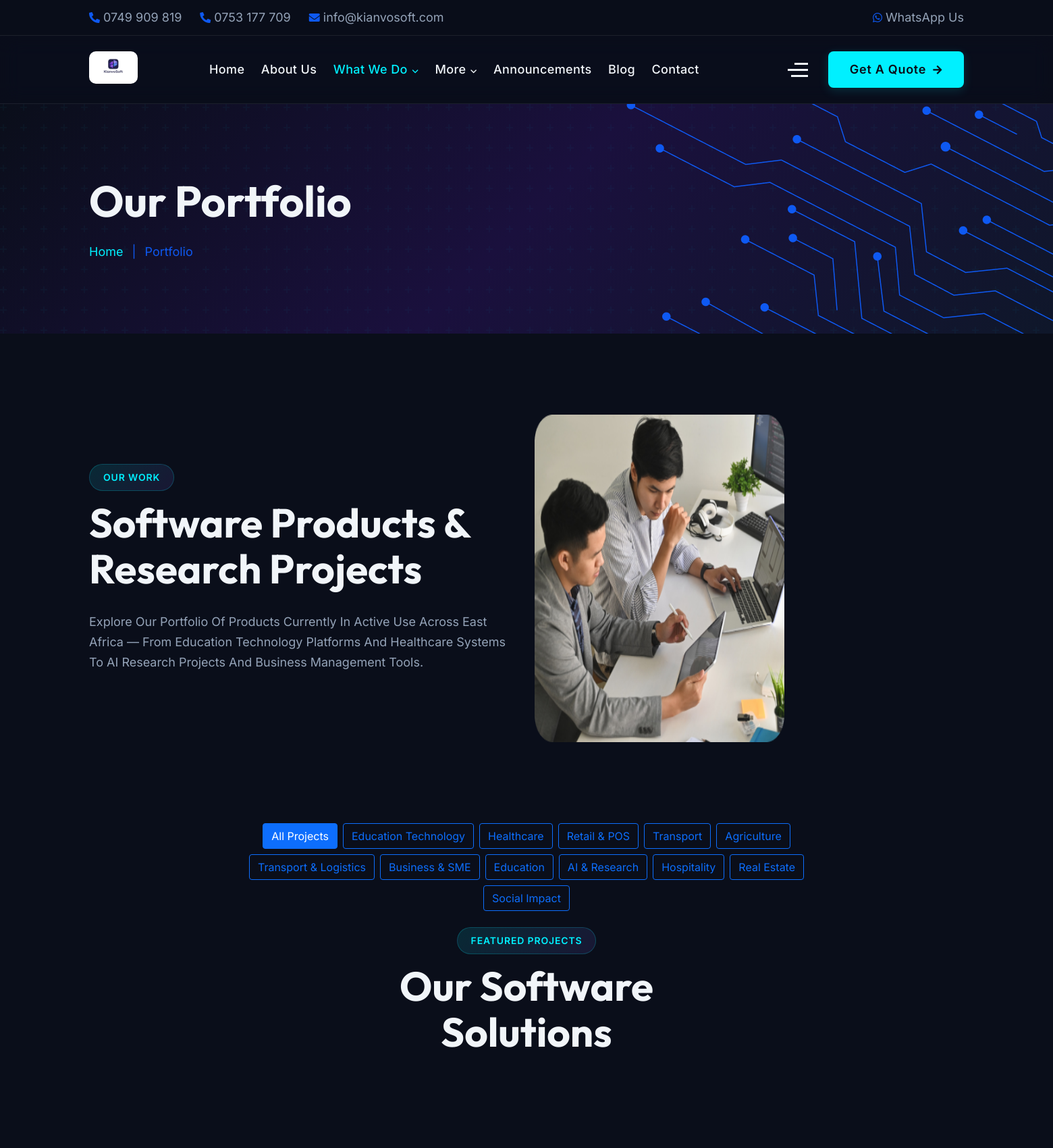
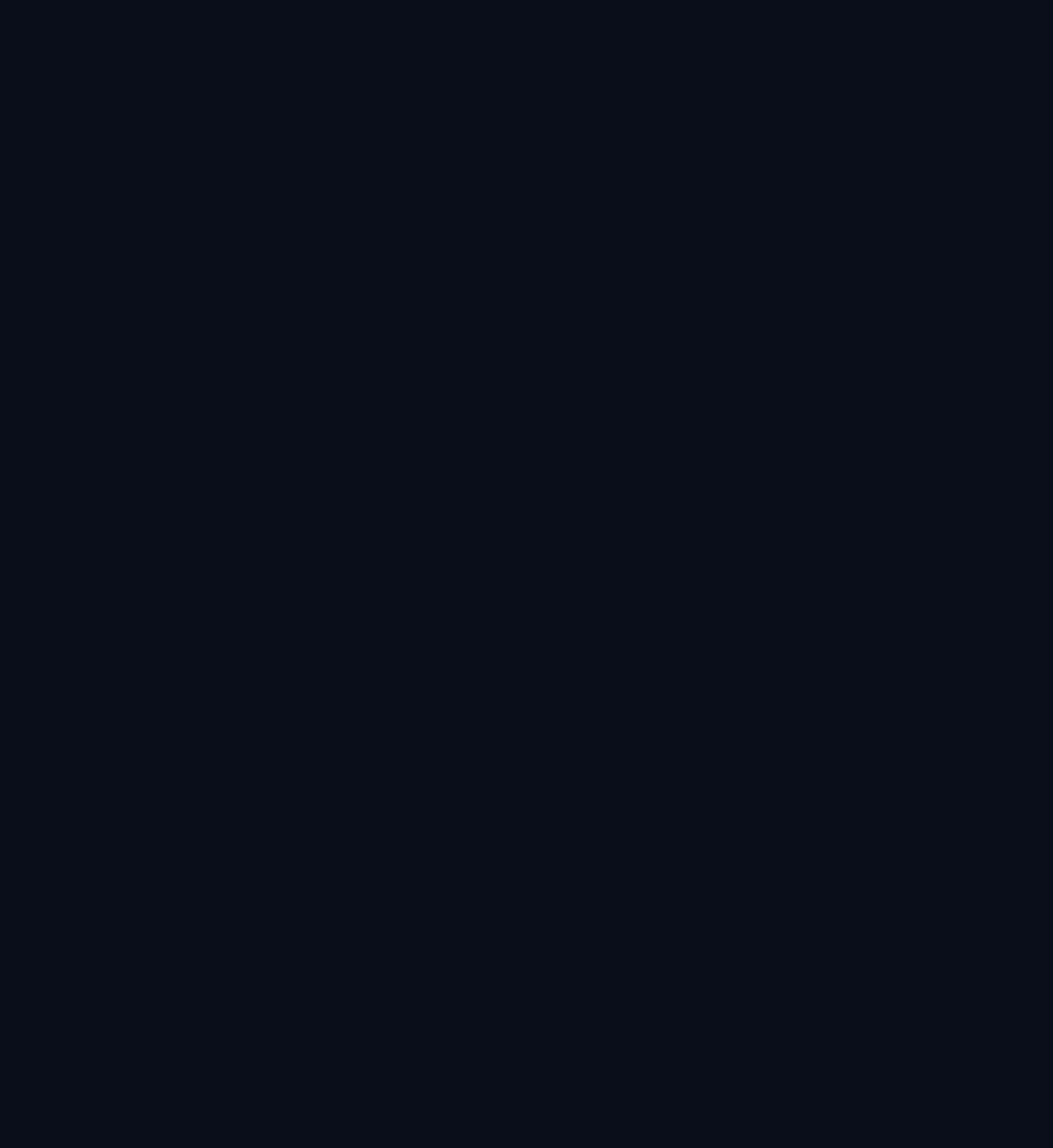
The page /portfolio/ (upper part) on the database its author committed (2 pictures, top to bottom).
### kianvosite/models.py (models this page shows, shortened)
class ProjectCategory(models.Model):
    name = models.CharField(max_length=100)
    slug = models.SlugField(unique=True)
    icon_class = models.CharField(max_length=100, help_text="FontAwesome or Flaticon class (e.g., 'flaticon-software-development')")
    description = models.TextField(blank=True)
    order = models.IntegerField(default=0)
    is_active = models.BooleanField(default=True)
    created_at = models.DateTimeField(auto_now_add=True)
    updated_at = models.DateTimeField(auto_now=True)
    class Meta:
        verbose_name_plural = "Project Categories"
        ordering = ['order', 'name']

### kianvosite/views.py (the view)
# urls.py: path('portfolio/', views.portfolio, name='portfolio'),
def portfolio(request):
    category_slug = request.GET.get('category', None)
    projects = Project.objects.filter(is_active=True)
    categories = ProjectCategory.objects.filter(is_active=True)
    if category_slug:
        projects = projects.filter(category__slug=category_slug)
    context = {
        'projects': projects,
        'categories': categories,
        'current_category': category_slug,
        'stats': CompanyStat.objects.filter(is_active=True),
    }
    return render(request, 'portfolio.html', context)

### kianvosite/context_processors.py (called while the page is built)
def global_context(request):
    return {
        'open_announcements': Announcement.objects.filter(
            is_active=True, status='open'
        )[:5],
        'social_links': SocialLink.objects.filter(is_active=True),
        'SITE_URL': settings.SITE_URL,
        'GOOGLE_ANALYTICS_ID': settings.GOOGLE_ANALYTICS_ID,
    }

### templates/portfolio.html (shortened to what this page needs)
{% extends 'main/base.html' %}
{% load static %}
{% block content %}
<div class="page__banner">
	<div class="page__banner-shape">
		<img src="{% static 'assets/img/shape/page-banner-shape.png' %}" alt="">
	</div>
	<div class="container">
		<div class="row justify-content-between align-items-center">
			<div class="col-xl-12 col-lg-12">
				<div class="page__banner-content">
					<h2>Our Portfolio</h2>
					<span><a href="{% url 'home' %}">Home</a>
						<span>|</span>
						Portfolio
					</span>
				</div>
			</div>
		</div>
	</div>
</div>
	<div class="about__one section-padding">
		<div class="container">
			<div class="row align-items-center gy-4">
				<div class="col-xl-6 col-lg-7 col-md-9">
					<div class="about__one-content">
						<span class="subtitle-one">Our Work</span>
						<h2>Software Products & Research Projects</h2>
						<p>Explore our portfolio of products currently in active use across East Africa — from education technology platforms and healthcare systems to AI research projects and business management tools.</p>
					</div>
				</div>
				<div class="col-xl-6 col-lg-5">
					<div class="about__one-image">
						<div class="about__one-image-wrapper">
							<img src="{% static 'assets/img/portfolio/portfolio-1.png' %}" alt="Portfolio" class="image-1">
						</div>
					</div>
				</div>
			</div>
		</div>
	</div>
{% if categories %}
<div class="container mb-4">
	<div class="row justify-content-center">
		<div class="col-xl-8">
			<div class="d-flex flex-wrap justify-content-center gap-2">
				<a href="{% url 'portfolio' %}"
					class="btn {% if not current_category %}btn-primary{% else %}btn-outline-primary{% endif %}">
					All Projects
				</a>
				{% for category in categories %}
				<a href="{% url 'portfolio' %}?category={{ category.slug }}"
					class="btn {% if current_category == category.slug %}btn-primary{% else %}btn-outline-primary{% endif %}">
					{{ category.name }}
				</a>
				{% endfor %}
			</div>
		</div>
	</div>
</div>
{% endif %}
<div class="services__five section-padding pt-0" style="background: var(--ks-bg-primary);">
	<div class="container">
		<div class="row justify-content-center text-center mb-50">
			<div class="col-xl-6 col-lg-7 col-md-9">
				<span class="subtitle-one">Featured Projects</span>
				<h2>Our Software Solutions</h2>
			</div>
		</div>
		<div class="row gy-4 justify-content-center">
			{% if projects %}
			{% for project in projects %}
			<div class="col-xl-4 col-lg-4 col-md-6 mb-30">
			</div>
			{% endfor %}
			{% endif %}
		</div>
	</div>
</div>
{% endblock content %}

### static/assets/css/futuristic.css (style rules this page uses)
:root { --ks-bg-primary: #0a0e1a; --ks-bg-secondary: #111827; --ks-bg-card: rgba(17, 24, 39, .72); --ks-bg-glass: rgba(255, 255, 255, .04); --ks-border-glass: rgba(255, 255, 255, .08); --ks-cyan: #00f0ff; --ks-purple: #8b5cf6; --ks-blue: #3b82f6; --ks-green: #10b981; --ks-pink: #ec4899; --ks-orange: #f59e0b; --ks-gradient-hero: linear-gradient(135deg, #0a0e1a 0%, #1a103d 50%, #0f172a 100%); --ks-gradient-accent: linear-gradient(135deg, var(--ks-cyan), var(--ks-purple)); --ks-gradient-card: linear-gradient(145deg, rgba(139, 92, 246, .08), rgba(0, 240, 255, .05)); --ks-text-primary: #f1f5f9; --ks-text-secondary: #94a3b8; --ks-text-muted: #64748b; --ks-glow-cyan: 0 0 20px rgba(0, 240, 255, .35); --ks-glow-purple: 0 0 20px rgba(139, 92, 246, .35); --ks-font-heading: 'Outfit', sans-serif; --ks-font-body: 'Inter', sans-serif; --ks-transition: .35s cubic-bezier(.4, 0, .2, 1); }
body { font-family: var(--ks-font-body) !important; background: var(--ks-bg-primary) !important; color: var(--ks-text-primary) !important; overflow-x: hidden; }
h1, h2, h3, h4, h5, h6, .banner__five-content h2, .page__banner-content h2, .about__one-content h2, .about__five-content h2, .technology-solution__one-content h2, .why-choose-us__four-title h2, .work-process-area__one-content-left h2, .subscribe__one-title h3, .footer__five-widget h4 { font-family: var(--ks-font-heading) !important; color: var(--ks-text-primary) !important; }
p { color: var(--ks-text-secondary) !important; }
a { transition: var(--ks-transition); }
.subtitle-one { background: linear-gradient(135deg, rgba(0, 240, 255, .12), rgba(139, 92, 246, .12)) !important; color: var(--ks-cyan) !important; border: 1px solid rgba(0, 240, 255, .2) !important; border-radius: 50px !important; padding: 6px 20px !important; font-weight: 600 !important; font-size: 14px !important; letter-spacing: .06em; text-transform: uppercase; display: inline-block; }
.page__banner { background: var(--ks-gradient-hero) !important; position: relative; min-height: 340px; display: flex; align-items: center; }
.page__banner-content { padding: 100px 0; }
.page__banner::before { content: ''; position: absolute; top: 0; left: 0; right: 0; bottom: 0; pointer-events: none; }
.page__banner-content h2 { color: var(--ks-text-primary) !important; }
.page__banner-content span a { color: var(--ks-cyan) !important; }
.about__five, .about__one { background: var(--ks-bg-primary) !important; }

### rows shown on the page
ProjectCategory: name "Education Technology"
ProjectCategory: name "Healthcare"
ProjectCategory: name "Retail & POS"
ProjectCategory: name "Transport"
ProjectCategory: name "Agriculture"
ProjectCategory: name "Transport & Logistics"
ProjectCategory: name "Business & SME"
ProjectCategory: name "Education"
ProjectCategory: name "AI & Research"
ProjectCategory: name "Hospitality"
ProjectCategory: name "Real Estate"
ProjectCategory: name "Social Impact"
